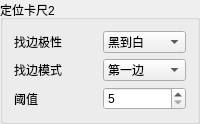
         <widget class="QGroupBox" name="groupBox_caliper_location2">
          <property name="title">
           <string>定位卡尺2</string>
          </property>
          <layout class="QGridLayout" name="gridLayout_6">
           <item row="0" column="0">
            <widget class="QLabel" name="label_48">
             <property name="text">
              <string>找边极性</string>
             </property>
            </widget>
           </item>
           <item row="0" column="1">
            <widget class="QComboBox" name="comboBox_location_caliper2_transition">
             <item>
              <property name="text">
               <string>黑到白</string>
              </property>
             </item>
             <item>
              <property name="text">
               <string>白到黑</string>
              </property>
             </item>
            </widget>
           </item>
           <item row="1" column="0">
            <widget class="QLabel" name="label_46">
             <property name="text">
              <string>找边模式</string>
             </property>
            </widget>
           </item>
           <item row="1" column="1">
            <widget class="QComboBox" name="comboBox_location_caliper2_select">
             <item>
              <property name="text">
               <string>第一边</string>
              </property>
             </item>
             <item>
              <property name="text">
               <string>最后一边</string>
              </property>
             </item>
            </widget>
           </item>
           <item row="2" column="0">
            <widget class="QLabel" name="label_47">
             <property name="text">
              <string>阈值</string>
             </property>
            </widget>
           </item>
           <item row="2" column="1">
            <widget class="QSpinBox" name="spinBox_location_caliper2_thre">
             <property name="minimum">
              <number>5</number>
             </property>
             <property name="maximum">
              <number>60</number>
             </property>
            </widget>
           </item>
          </layout>
         </widget>
